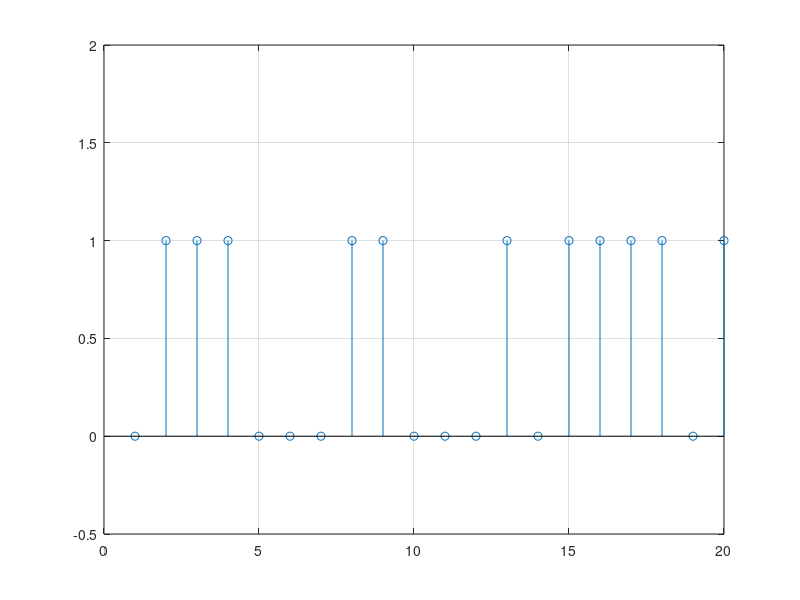

Write the MATLAB code that produced this figure.
%Exercitiul 6


semnal=[];
n=1:20;

 for i = 1:1:20
    random = randn();
    if( random > 0 )
        semnal(i) = 1;
    else
        semnal(i) = 0;
    end
end


stem(n,semnal), grid, ylim([-0.5 2])
